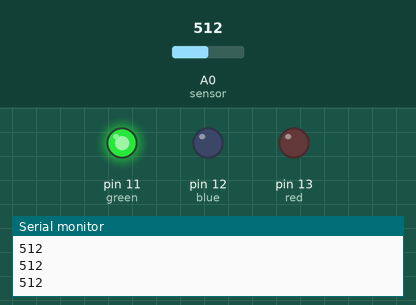
A sketch run on a simulated Arduino Uno, built with avr-gcc and run on an emulated ATmega328P. On the bench: output pins drawn as LEDs (lit = HIGH), the last lines printed to the serial monitor. Inputs (shaded band) come from the test bench; at power-on: A0 (sensor) = 512.

Above: at 1.2 s.
1.3 s: A0 (sensor) set to 361
2.8 s: A0 (sensor) set to 340
At 4.0 s:
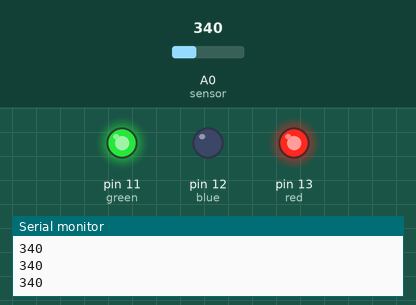
4.3 s: A0 (sensor) set to 217
5.8 s: A0 (sensor) set to 188
At 6.5 s:
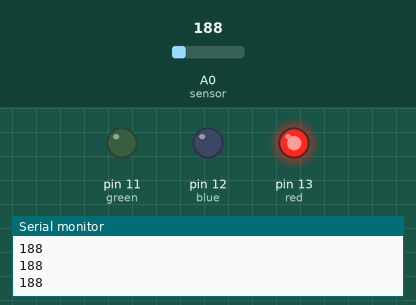
7.3 s: A0 (sensor) set to 210
At 7.6 s:
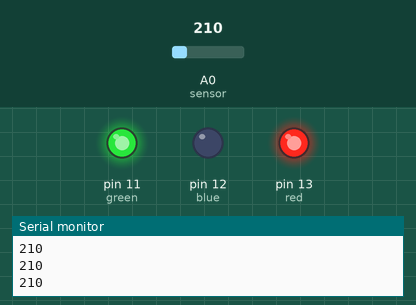
8.8 s: A0 (sensor) set to 190
At 10.0 s:
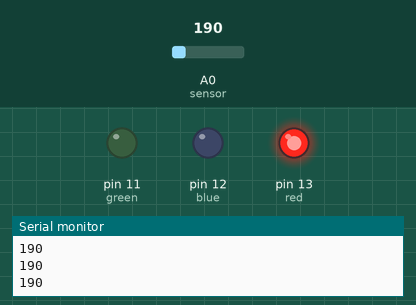
Timing chart, 0 to 11.3 s (numbered marks = the images above; inputs shaded):
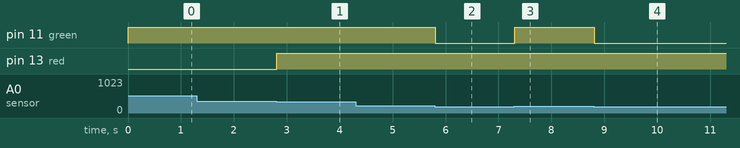

The sketch:

force_sensor.ino
```cpp
// C++ code
//Force sensor
int red=13,blue=12,green=11,sensor=A0;
void setup()
{
  Serial.begin(9600);
  pinMode(red, OUTPUT);
  pinMode(blue, OUTPUT);
  pinMode(green, OUTPUT);
}

void Red(){
  digitalWrite(red,HIGH);
  digitalWrite(blue,LOW);
  digitalWrite(green,LOW);
}

void Yellow(){
  digitalWrite(red,HIGH);
  digitalWrite(blue,LOW);
  digitalWrite(green,HIGH);
}

void Green(){
  digitalWrite(green,HIGH);
  digitalWrite(red,LOW);
  digitalWrite(blue,LOW);
}

void loop()
{
  int force=analogRead(sensor);
  Serial.println(force);

  if(force<=200){
  Red();
  }
  else if(force>=200 && force<350){
  Yellow();
  }
  else{
  Green();
  }
}
```

Measured:
- the behaviour switches between 350 and 349 on A0 (sensor) (found by bisection; images 0 and 1)
- the behaviour switches between 201 and 200 on A0 (sensor) (found by bisection; images 1 and 2)
- after the input at 2.8 s, pin 13 (red): LOW → HIGH at once
- after the input at 5.8 s, pin 11 (green): HIGH → LOW at once
- after the input at 7.3 s, pin 11 (green): LOW → HIGH at once
- after the input at 8.8 s, pin 11 (green): HIGH → LOW at once
